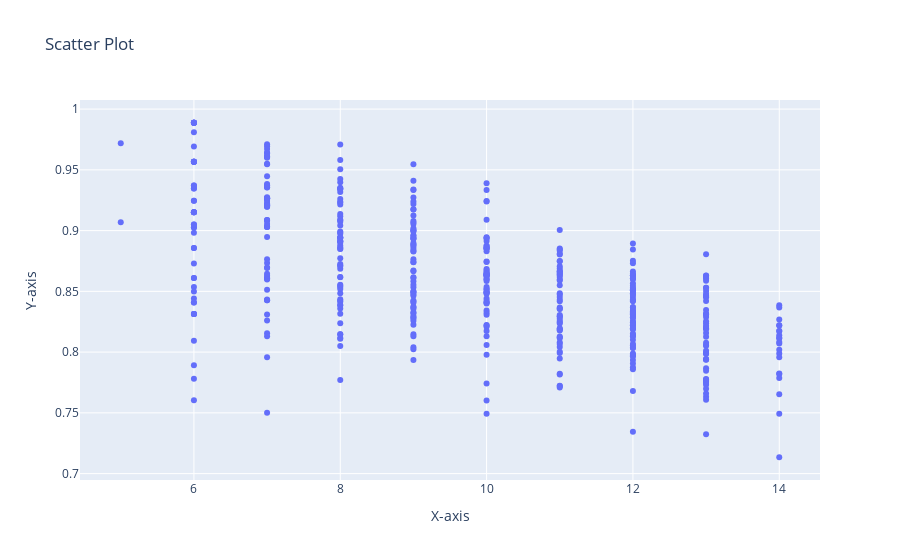

Notebook code for this chart:
### Code cell
import plotly.graph_objects as go

# Sample data
x = normdf['bins']
y = normdf['e']
text = normdf['basestd']
# Create scatter plot
fig = go.Figure(data=go.Scatter(x=x, y=y, mode='markers', hovertext=text))

# Add labels and title
fig.update_layout(
    xaxis=dict(title='X-axis'),
    yaxis=dict(title='Y-axis'),
    title='Scatter Plot'
)

# Show the plot
fig.show()

### Figure 1 — Plotly figure (JSON) as saved in the notebook; plotly's stock layout.template omitted (floating-point values rounded to 4 significant figures; data arrays with more than 128 entries replaced by an {"elided": "..."} marker saying what was removed)
{"data": [{"hovertext": {"elided": "480 float values"}, "mode": "markers", "type": "scatter", "x": {"elided": "480 int values"}, "y": {"elided": "480 float values"}}], "layout": {"title": {"text": "Scatter Plot"}, "xaxis": {"title": {"text": "X-axis"}}, "yaxis": {"title": {"text": "Y-axis"}}}}
